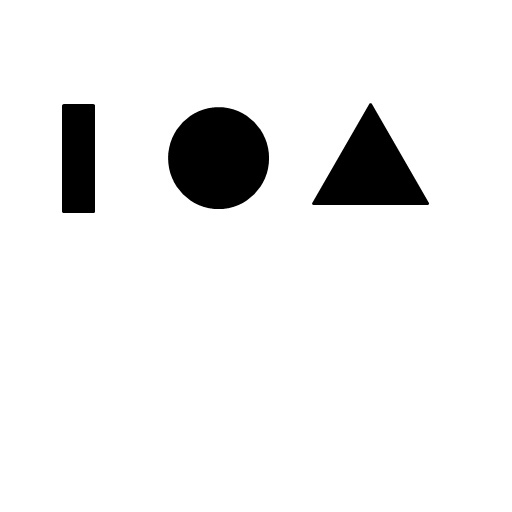
//> input picture chapter9/refShapes.jpg, 512 x 512 px
$ ./ex9_16   (built with g++ and OpenCV 4)
//> lines starting //> are read from the running program, lines starting //| are printed output that depends on the picture; after the words box and inside, x2 and y2 are one past the last pixel; in counts of white or black regions, pixels touching at a corner belong together
#include "opencv2/opencv.hpp"

using namespace std;
using namespace cv;

vector<vector<Point> > myFindContours(Mat &srcImage);

int main()
{
    Mat refImage = imread("../refShapes.jpg", IMREAD_GRAYSCALE);
//> refImage is the input picture: 512 rows x 512 cols, CV_8UC1; min 0, max 255, mean 237.7
    if(refImage.empty())
    {
        printf("no refShapes.jpg image \r\n");
        return -1;
    }Mat testImage = imread("../testShapes1.jpg", IMREAD_GRAYSCALE);
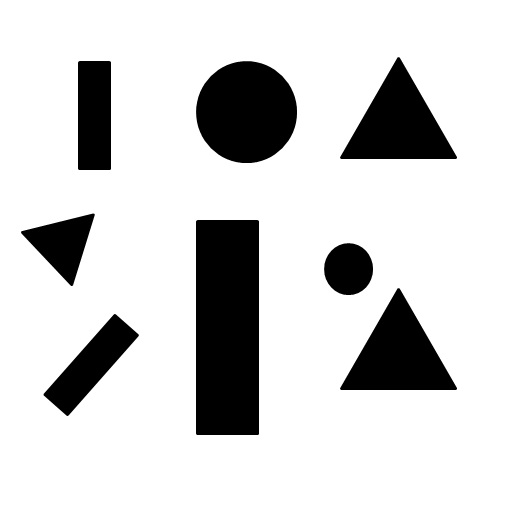
//> input picture chapter9/testShapes1.jpg, 512 x 512 px
//> testImage is the input picture: 512 rows x 512 cols, CV_8UC1; min 0, max 255, mean 210.6
    if(testImage.empty())
    {
        printf("no testShapes1.jpg image \r\n");
        return -1;
    }
    Scalar colorTable[] = {
        Scalar(0, 0, 255),
        Scalar(0, 255, 0),
        Scalar(255, 0, 0)
    };
    vector<vector<Point> > refContours = myFindContours(refImage);
//> in myFindContours, `GaussianBlur(srcImage, srcImage, Size(3, 3), 0.0);`: srcImage: 512 rows x 512 cols, CV_8UC1; 1.98% of pixels changed, all inside (x1, y1, x2, y2) = (55, 96, 433, 217)
//> in myFindContours, `threshold(srcImage, bImage, 128, 255, THRESH_BINARY_INV + THRESH_OTSU);`:
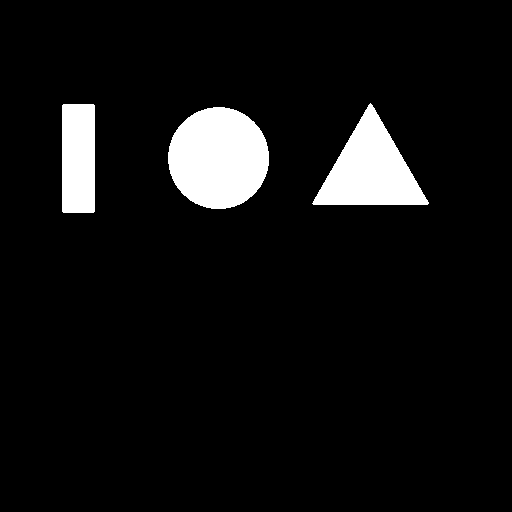
//> bImage: 512 rows x 512 cols, CV_8UC1; 6.8% white; 3 white regions, box (x1, y1, x2, y2) and area: (168, 107, 269, 209) 8080, (312, 103, 429, 205) 6147, (62, 104, 95, 213) 3593
//> in myFindContours, `dilate(bImage, bImage, cv::Mat(), Point(-1, -1), 2);`:
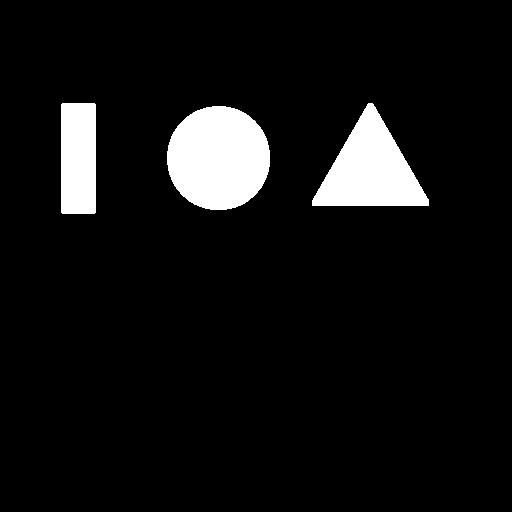
//> bImage: 512 rows x 512 cols, CV_8UC1; 7.2% white; 3 white regions
//> in myFindContours, `findContours(bImage, contours, noArray(), RETR_EXTERNAL, CHAIN_APPROX_..`: contours = 3 contours; box (x1, y1, x2, y2) and area: (167, 106, 270, 210) 8342, (312, 103, 429, 206) 6416, (61, 103, 96, 214) 3738
//> refContours has the same summary as contours in myFindContours
    vector<vector<Point> > testContours = myFindContours(testImage);
//> in myFindContours (call 2), `GaussianBlur(srcImage, srcImage, Size(3, 3), 0.0);`:
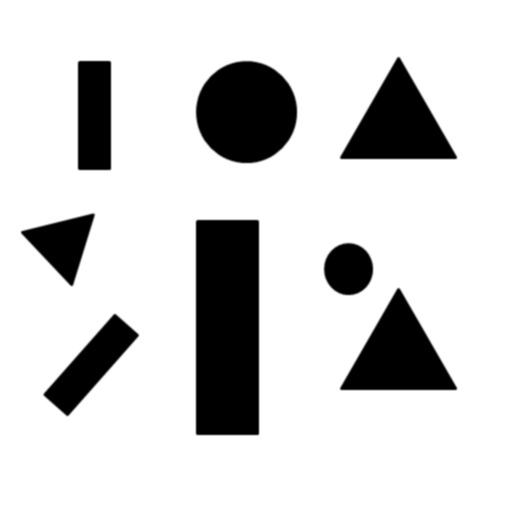
//> srcImage: 512 rows x 512 cols, CV_8UC1; 5.47% of pixels changed, all inside (x1, y1, x2, y2) = (15, 56, 464, 440)
//> in myFindContours (call 2), `threshold(srcImage, bImage, 128, 255, THRESH_BINARY_INV + THRESH_OTSU);`: bImage: 512 rows x 512 cols, CV_8UC1; 17.4% white; 8 white regions, largest, box (x1, y1, x2, y2) and area: (196, 220, 259, 435) 13541, (196, 61, 297, 163) 8080, (340, 57, 457, 159) 6147
//> in myFindContours (call 2), `dilate(bImage, bImage, cv::Mat(), Point(-1, -1), 2);`:
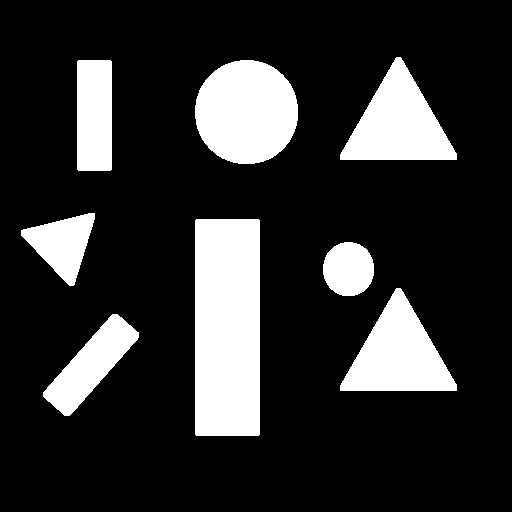
//> bImage: 512 rows x 512 cols, CV_8UC1; 18.6% white; 8 white regions
//> in myFindContours (call 2), `findContours(bImage, contours, noArray(), RETR_EXTERNAL, CHAIN_APPROX_..`: contours = 8 contours; box (x1, y1, x2, y2) and area: (195, 219, 260, 436) 13822, (195, 60, 298, 164) 8342, (340, 57, 457, 160) 6416, (340, 288, 457, 391) 6415, (43, 314, 139, 416) 3850, (77, 60, 112, 171) 3738, (21, 213, 95, 286) 2778, (323, 242, 374, 296) 2126
//> testContours has the same summary as contours in myFindContours
    cout<<"refContours.size() = "<<refContours.size()<<endl;
//| refContours.size() = 3
    cout<<"testContours.size() = "<<testContours.size()<<endl;
//| testContours.size() = 8

    if(refContours.size() < 1 || testContours.size() < 1)
    {
        return 0;
    }

    Mat refRGB;
    cvtColor(refImage, refRGB, COLOR_GRAY2BGR); //CV_GRAY2BGR
    for(int k = 0; k < refContours.size(); k++)
    {
        drawContours(refRGB, refContours, k, colorTable[k], 2);
    }
//> this loop made 3 passes
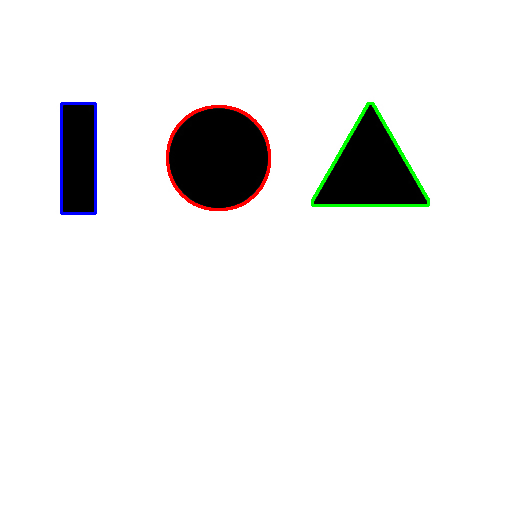
//> refRGB: 512 rows x 512 cols, CV_8UC3; mean B, G, R 236.3, 236.6, 236.6
    imshow("refRGB", refRGB);

    Mat testRGB;
    cvtColor(testImage, testRGB, COLOR_GRAY2BGR);

    int minK;
    double minD;
    int method = 3; //CV_CONTOURS_MATH_I3 in "types_c.h"
    for(int i = 0; i < testContours.size(); i++)  //matching testContours
    {
        //find matches
        minK = 0;
        minD = matchShapes(refContours[0], testContours[i], method, 0);
        for(int k = 1; k < refContours.size(); k++)
        {
            double d = matchShapes(refContours[k], testContours[i], method, 0);
            //cout<<"K = "<<k<<", d = "<<d<<endl;
            if(d < minD)
            {
                minD = d;
                minK = k;
            }
        }
        drawContours(testRGB, testContours, i, colorTable[minK], 2);
        cout<<"minK = "<<minK<<endl;
        //imshow("testRGB", testRGB);
        //waitKey(0);
    }
//> this loop made 8 passes
//> (minD, minK) on passes 1 to 8: (0.0245, 2), (0.000148, 1), (0.00102, 0), (0.0363, 2), (0.01, 1), (0, 0), (3.77e-15, 2), (0.000308, 1)
//| minK = 2
//| minK = 1
//| minK = 0
//| minK = 2
//| minK = 1
//| minK = 0
//| minK = 2
//| minK = 1
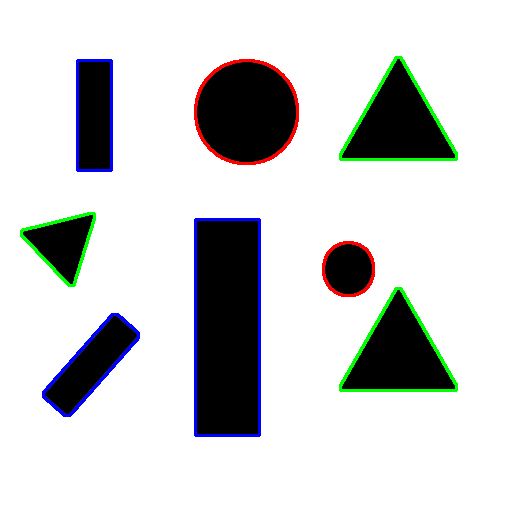
//> testRGB: 512 rows x 512 cols, CV_8UC3; mean B, G, R 208.2, 207.8, 206.4
//> after the loop, minK = 1; minD = 0.000308
    imshow("testRGB", testRGB);
    waitKey(0);

    return 0;

}
vector<vector<Point> > myFindContours(Mat &srcImage)
{
    GaussianBlur(srcImage, srcImage, Size(3, 3), 0.0);
    Mat bImage;
    threshold(srcImage, bImage, 128, 255, THRESH_BINARY_INV + THRESH_OTSU);
    erode(bImage, bImage, Mat(), Point(-1, -1), 1);
    dilate(bImage, bImage, cv::Mat(), Point(-1, -1), 2);

    vector<vector<Point> > contours;
    findContours(bImage, contours, noArray(), RETR_EXTERNAL, CHAIN_APPROX_NONE);
    return contours;
}
